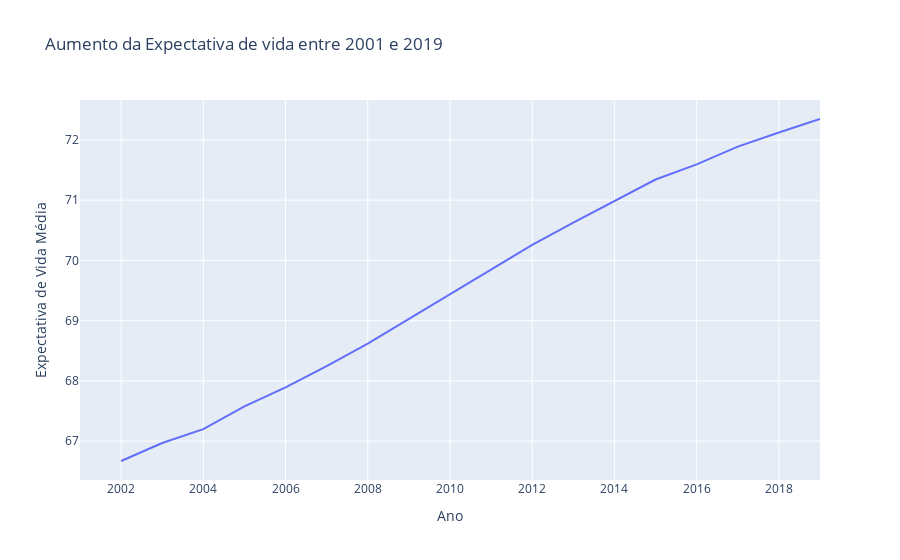

This figure's notebook cell:
### Code cell
fig = px.line(newList, x = teste, y = newList, labels = {'y':'Expectativa de Vida Média', 'x': 'Ano'}, title='Aumento da Expectativa de vida entre 2001 e 2019')
fig.show()

### Figure 1 — Plotly figure (JSON) as saved in the notebook; plotly's stock layout.template omitted (floating-point values rounded to 4 significant figures)
{"data": [{"hovertemplate": "Ano=%{x}<br>Expectativa de Vida Média=%{y}<extra></extra>", "legendgroup": "", "line": {"color": "#636efa", "dash": "solid"}, "marker": {"symbol": "circle"}, "mode": "lines", "name": "", "orientation": "v", "showlegend": false, "type": "scatter", "x": [2001, 2002, 2003, 2004, 2005, 2006, 2007, 2008, 2009, 2010, 2011, 2012, 2013, 2014, 2015, 2016, 2017, 2018, 2019], "xaxis": "x", "y": [null, 66.67, 66.97, 67.2, 67.58, 67.89, 68.25, 68.62, 69.03, 69.44, 69.84, 70.26, 70.63, 70.99, 71.34, 71.6, 71.89, 72.12, 72.35], "yaxis": "y"}], "layout": {"legend": {"tracegroupgap": 0}, "title": {"text": "Aumento da Expectativa de vida entre 2001 e 2019"}, "xaxis": {"anchor": "y", "domain": [0, 1], "title": {"text": "Ano"}}, "yaxis": {"anchor": "x", "domain": [0, 1], "title": {"text": "Expectativa de Vida Média"}}}}
